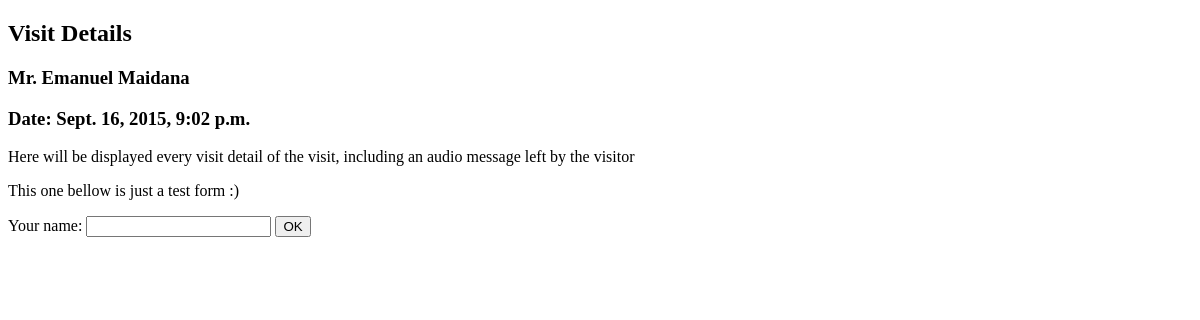
/bell/7/, run on an earlier commit of the app's database.
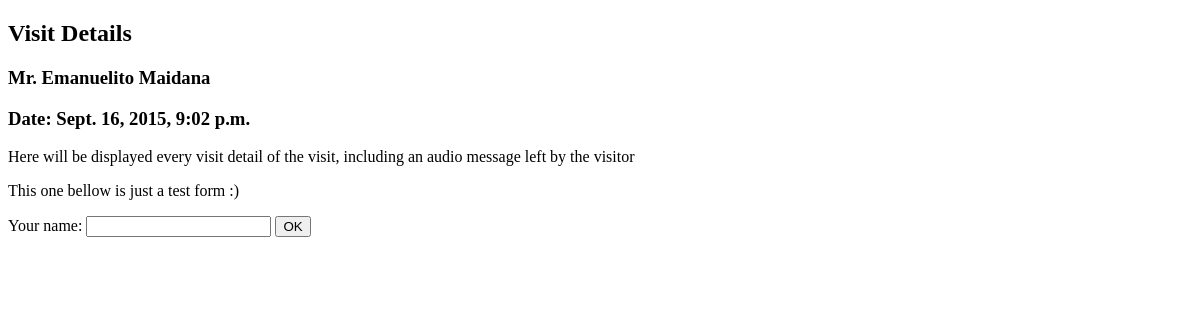
And on a later commit of the database.
### bell/models.py (models this page shows, shortened)
class Visit(models.Model):
    visitor = models.ForeignKey(Visitor, null=True, blank=True, default=None)
    date = models.DateTimeField('Date of Visit')

class Visitor(models.Model):
    name = models.CharField(max_length=200)
    surname = models.CharField(max_length=200)
    welcome = models.BooleanField(default=True)
    def __unicode__(self):
        return self.name + ' ' + self.surname

### bell/views.py (the view)
# urls.py: url(r'^(?P<visit_id>[0-9]+)/$', views.visit_detail, name='visit_detail'),
def visit_detail(request, visit_id):
    visit = get_object_or_404(Visit, pk=visit_id)
    return render(request, 'bell/visit_detail.html', {'visit': visit})

### bell/templates/bell/visit_detail.html (shortened to what this page needs)
<!DOCTYPE html>
<html lang="en">
<head>
</head>
<body>
<h2>Visit Details</h2>
<h3>Mr. {{ visit.visitor }}</h3>
<h3>Date: {{ visit.date }}</h3>
<p>
Here will be displayed every visit detail of the visit, including an
audio message left by the visitor
</p>
<p>This one bellow is just a test form :)</p>
<form action="/your_name/" method="post">
    <label for="your_name">Your name: </label>
    <input id="your_name" type="text" name="your_name" value="{{ current_name }}">
    <input type="submit" value="OK">
</form>
</body>
</html>

What changed in the data, as far as the page shows it:
changed through a linked row, Visit: visitor "Emanuel Maidana" → "Emanuelito Maidana"
